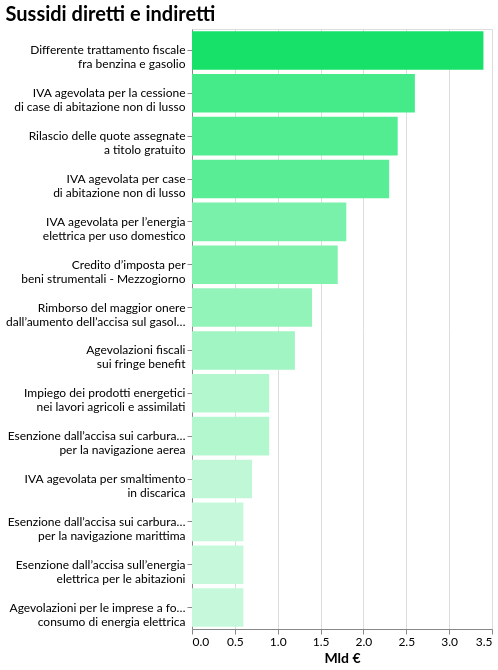

This figure's Vega-Lite source:
### Vega-Lite specification from a JSON file in a GitHub repository (floating-point values rounded to 4 significant figures)
{"$schema": "https://vega.github.io/schema/vega-lite/v5.17.0.json", "config": {"axis": {"labelFont": "Lato", "labelFontSize": 12, "titleFont": "Lato", "titleFontSize": 14}, "background": "transparent", "title": {"anchor": "start", "color": "black", "font": "Lato", "fontSize": 20}}, "data": {"name": "data-26495344cabff0f233f5e5e1159f80ac"}, "datasets": {"data-26495344cabff0f233f5e5e1159f80ac": [{"Codice": "EN.SI.24", "FFS": "FFS", "Livello di riformabilità": " Nazionale", "Mld €": 3.4, "Nome": ["Differente trattamento fiscale", "fra benzina e gasolio"]}, {"Codice": "IVA.01", "FFS": null, "Livello di riformabilità": "Nazionale", "Mld €": 2.6, "Nome": ["IVA agevolata per la cessione", "di case di abitazione non di lusso"]}, {"Codice": "EN.SD.01", "FFS": "FFS", "Livello di riformabilità": " Europeo", "Mld €": 2.4, "Nome": ["Rilascio delle quote assegnate", "a titolo gratuito"]}, {"Codice": "IVA.13", "FFS": null, "Livello di riformabilità": "Nazionale", "Mld €": 2.3, "Nome": ["IVA agevolata per case", "di abitazione non di lusso"]}, {"Codice": "IVA.07", "FFS": "FFS", "Livello di riformabilità": " Nazionale", "Mld €": 1.8, "Nome": ["IVA agevolata per l’energia", "elettrica per uso domestico"]}, {"Codice": "AL.SI.02", "FFS": null, "Livello di riformabilità": "Nazionale", "Mld €": 1.7, "Nome": ["Credito d’imposta per", "beni strumentali - Mezzogiorno"]}, {"Codice": "EN.SI.19", "FFS": "FFS", "Livello di riformabilità": " Nazionale", "Mld €": 1.4, "Nome": ["Rimborso del maggior onere", "dall’aumento dell’accisa sul gasolio"]}, {"Codice": "TR.SI.04", "FFS": "FFS", "Livello di riformabilità": " Nazionale", "Mld €": 1.2, "Nome": ["Agevolazioni fiscali", "sui fringe benefit"]}, {"Codice": "EN.SI.21", "FFS": "FFS", "Livello di riformabilità": " Nazionale", "Mld €": 0.9, "Nome": ["Impiego dei prodotti energetici", "nei lavori agricoli e assimilati"]}, {"Codice": "EN.SI.04", "FFS": "FFS", "Livello di riformabilità": " Internazionale/Nazionale", "Mld €": 0.9, "Nome": ["Esenzione dall’accisa sui carburanti", "per la navigazione aerea"]}, {"Codice": "IVA.17", "FFS": null, "Livello di riformabilità": "Nazionale", "Mld €": 0.7, "Nome": ["IVA agevolata per smaltimento", "in discarica"]}, {"Codice": "EN.SI.05", "FFS": "FFS", "Livello di riformabilità": " Nazionale", "Mld €": 0.6, "Nome": ["Esenzione dall’accisa sui carburanti", "per la navigazione marittima"]}, {"Codice": "EN.SI.02", "FFS": "FFS", "Livello di riformabilità": " Nazionale", "Mld €": 0.6, "Nome": ["Esenzione dall’accisa sull’energia", "elettrica per le abitazioni"]}, {"Codice": "EN.SI.29", "FFS": "FFS", "Livello di riformabilità": " Nazionale", "Mld €": 0.6, "Nome": ["Agevolazioni per le imprese a forte", "consumo di energia elettrica"]}]}, "encoding": {"color": {"field": "Mld €", "legend": null, "scale": {"interpolate": "hsl", "scheme": ["#c6f9db", "#18E169"]}, "type": "quantitative"}, "tooltip": [{"field": "Nome", "type": "nominal"}, {"field": "Mld €", "type": "quantitative"}], "x": {"field": "Mld €", "title": "Mld €", "type": "quantitative"}, "y": {"field": "Nome", "sort": "-x", "title": null, "type": "nominal"}}, "height": 600, "mark": {"color": "#18E169", "type": "bar"}, "title": "Sussidi diretti e indiretti", "width": "container"}
